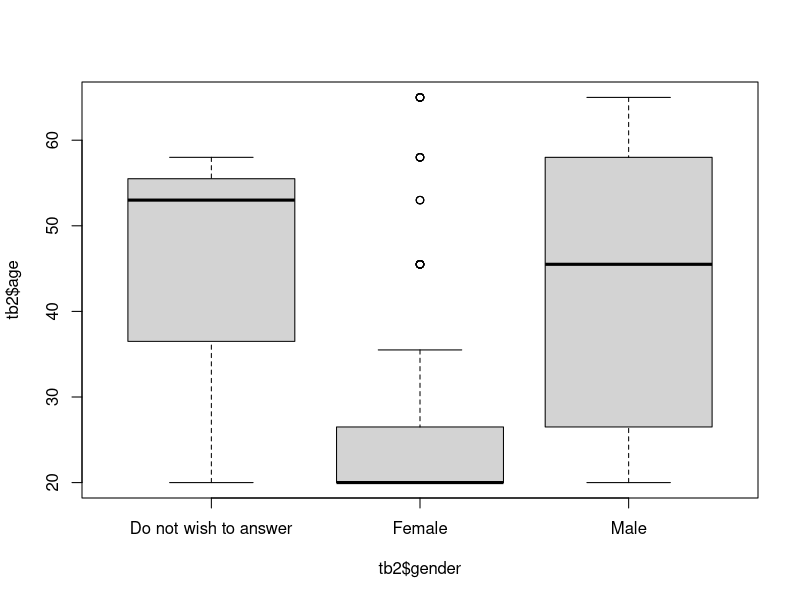
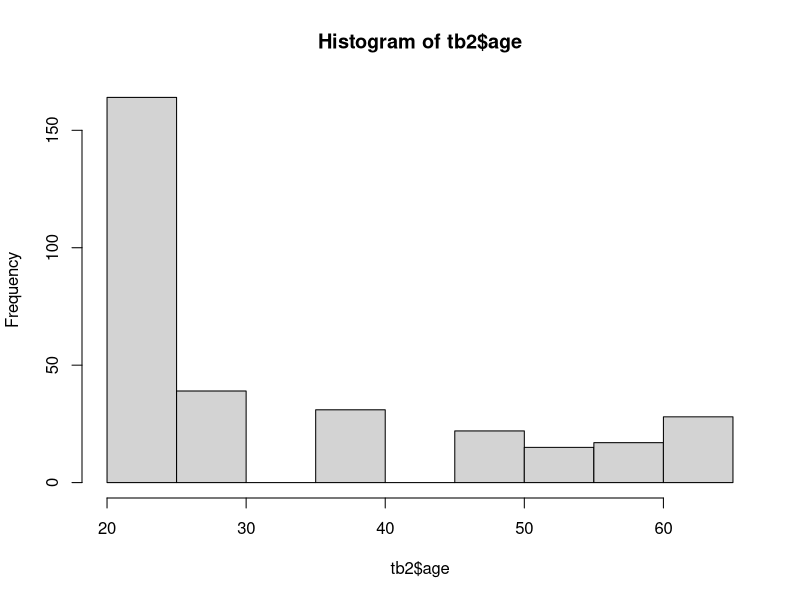
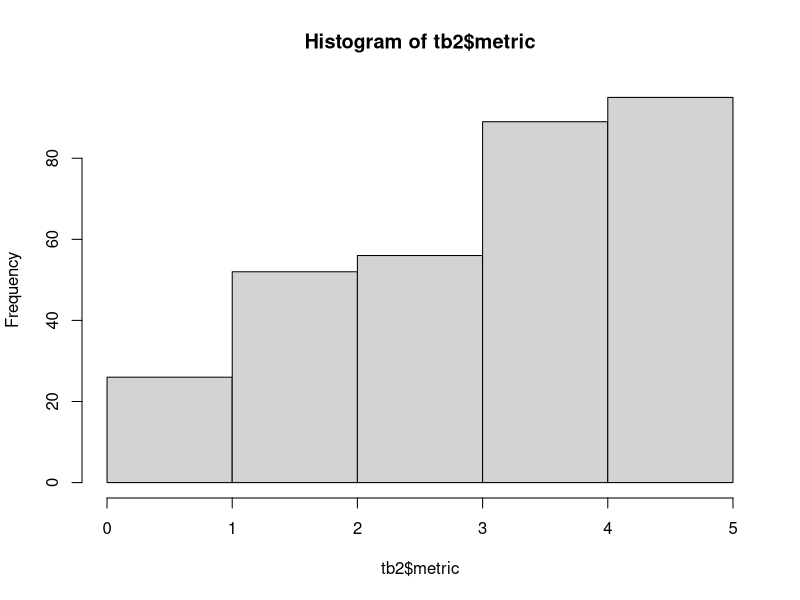
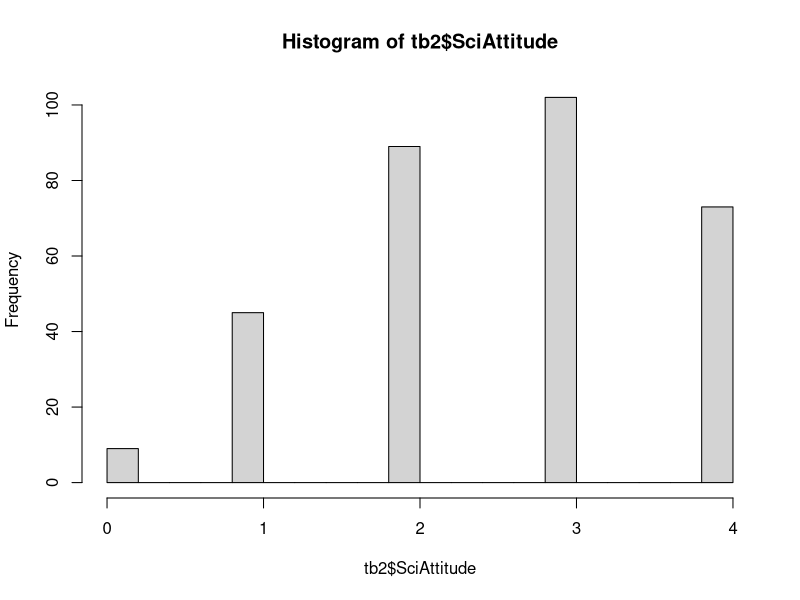
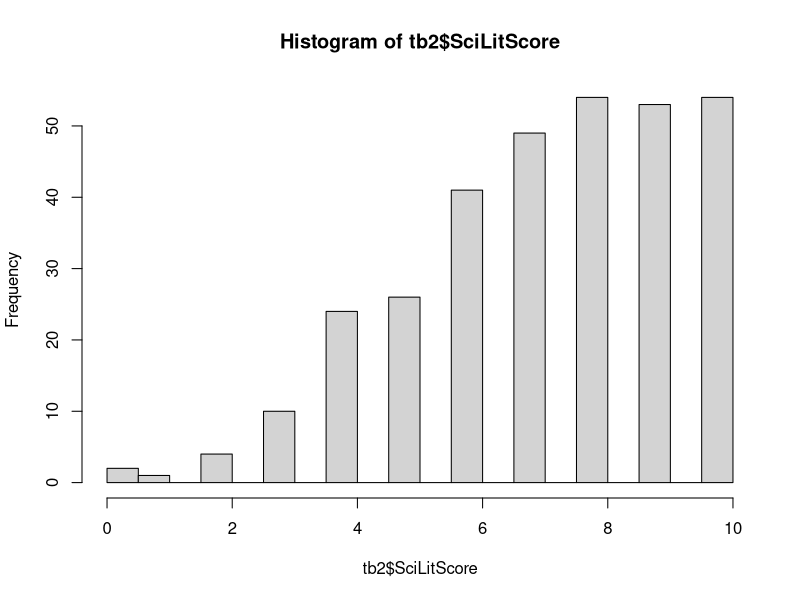
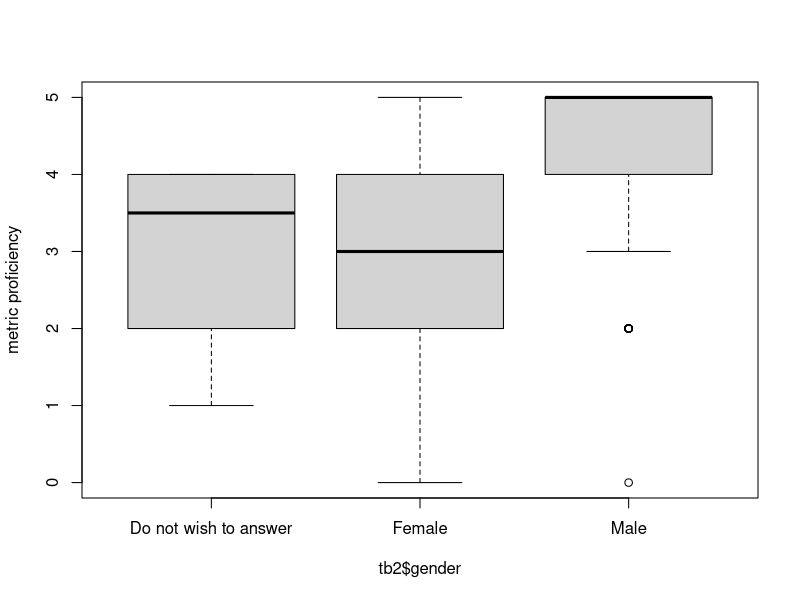
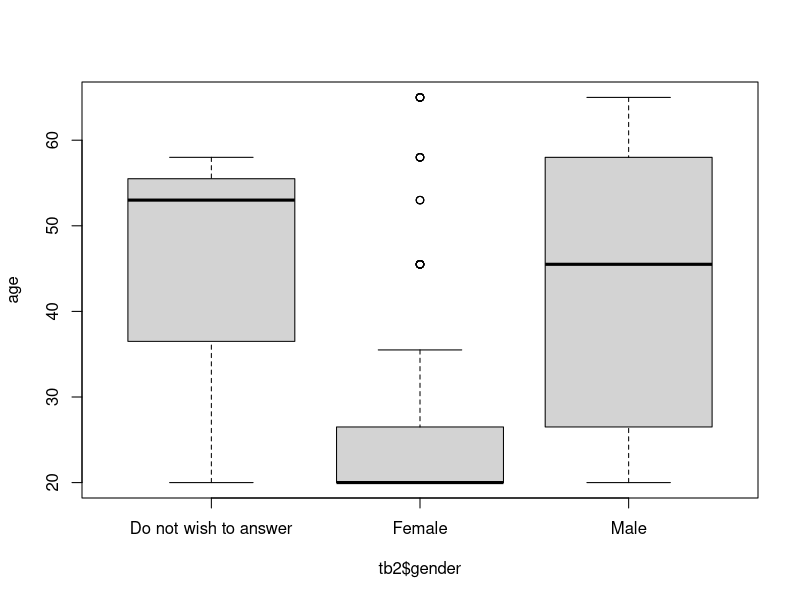
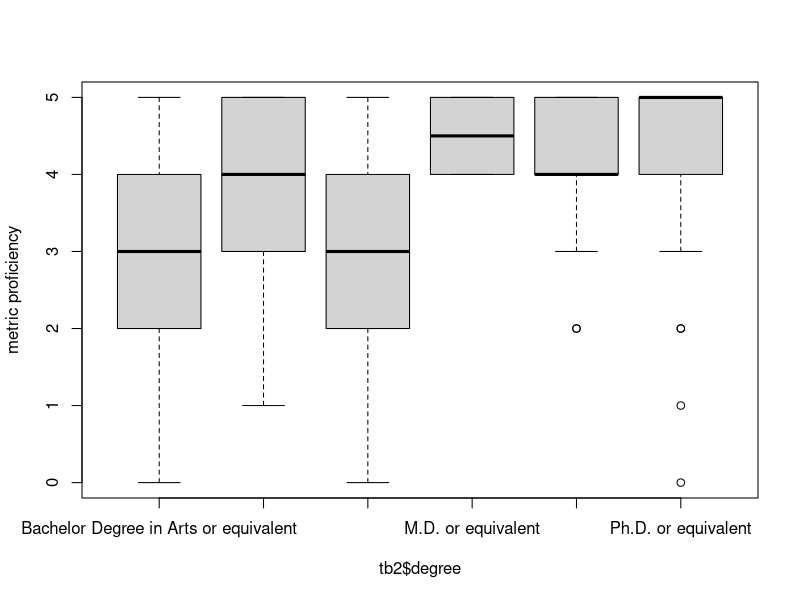

The R script that drew these images, in order:
## ---- chunk 1
list.files()
## ---- chunk 2
# colClass specify that all columns will be treated as characters for now. 
tb.ori = read.csv("metric_survey_data.csv", colClass=rep("character", 24))
?str
str(tb.ori); 
tb.ori$Timestamp

tb = tb.ori  #make a copy because we will modify the table. 

## ---- chunk 3
names(tb.ori)
?names
#rename the columns with shortter names for convenience 
names(tb) = c("time","gender", "age", "degree", "country", "light", "shaq", "fossil", "kilo", "mm", 
        "food","inseam", "weather","electronCharge","earlyHuman", 
        "laser", "continents", "antibiotics", "electronSize","earthCenter",
        "religiousView","dailyLife","SciOnLife", "SciEffect")
str(tb)

## ---- chunk 4
cbind (names(tb), substr(names(tb.ori), 1, 20))
?cbind
## ---- chunk 5
#indexing features of R
tb[1:5, 2:3]
tb$age #what does mean? 
#tb$age[?] #try for 5th row in age

#correct some input errors
# If there is no input of 'age'
tb$age[is.na(tb$age)] = 'Do not wish to answer'
table(tb$age)
?table
# If there is no input of 'age'

tb$degree [is.na(tb$degree)] = 'Do not wish to answer'
table(tb$degree)


tb$gender[tb$gender=='']='Do not wish to answer'
table(tb$gender)


## ---- chunk 6

# dealing with missing values, add 'NA' to empty answers
# nested for-loops
for( i in 1:length(tb[, 1])) {  #outter for-loop, i for row, from 1 to the last row
  for( j in 5:length(tb[1, ])) {  #inner for-loop, j for column, from 5th to the last column
    # print( paste("i=", i, "j=", j) )
  }
}

#if there is empty cell, we assign a missing value 'NA' there
for( i in 1:length(tb[, 1])) {  #outter for-loop 
  for( j in 5:length(tb[1, ])) {  #inner for-loop
    if ( is.na(tb[i, j]) ) {
      # do nothing
    } else if (tb[i,j]=='') {
      tb[i,j] = NA
    } 
  }
}

## ---- chunk 7

##### create a second table, convert character values to numerical values
tb2 = tb[ ,c(2,4,5)]  #this is the score table, empty space before comma indicate every row
head(tb2)

#calculate the average age for each category
?grep #This is not GRE prep. This is pattern match. 
# grep(pattern, x, ignore.case = FALSE, perl = FALSE, value = FALSE,
#     fixed = FALSE, useBytes = FALSE, invert = FALSE)

tb2$age = NA
tb2$age[grep("18-22", tb$age)] = 18/2 + 22/2
tb2$age[grep("23-30", tb$age)] = 23/2 + 30/2
tb2$age[grep("31-40", tb$age)] = 31/2 + 40/2
tb2$age[grep("41-50", tb$age)] = 41/2 + 50/2
tb2$age[grep("51-55", tb$age)] = 51/2 + 55/2
tb2$age[grep("56-60", tb$age)] = 56/2 + 60/2
#> grep("56-60", tb$age)
# [1]   6  12  84  88 104 112 129 130 131 132 133 156 162 163 185 216 219

tb2$age[grep("More than 60 years", tb$age)] = 65

table(tb$age) #table is a very useful function (command) for tabulation
table(tb2$age)
summary(tb2$age)

#Visualize the data
table(tb2$age, tb2$gender)
boxplot( tb2$age ~ tb2$gender)

#histogram of age
hist(tb2$age)

###country 
table( tb$country )  #All the inputed 'countries'
tb2$country = 0  #for non-USA countries
tb2$country[tb$country=='United States'] = 1
table( tb2$country )

#have a look at some entries
head(tb2)

#double-check the columns
names(tb2)

## ---- chunk 8
### Here are the columns for the 3 categories
metrics = c("shaq", "kilo", "mm", "inseam", "weather")
sciLiteracy = c("light", "fossil", "food", "electronCharge", 
                "earlyHuman", "laser", "continents", "antibiotics",
                "electronSize", "earthCenter")
sciAttitude = c("religiousView", "dailyLife", "SciOnLife", "SciEffect")
## ---- chunk 9

tb2$shaq = 0
tb2$shaq[ tb$shaq=='Yes' ] = 1
tb2$shaq[ tb$shaq=='No' ] = 0
table(tb2$shaq)

tb2$kilo = 0
tb2$kilo[ tb$kilo=='1000 x' ] = 1
table(tb2$kilo)

tb2$mm=0
tb2$mm[ tb$mm==0.145 ] = 1
table(tb2$mm)
table(tb$mm)

tb2$inseam = 0
tb2$inseam[tb$inseam=="This person is short"] = 1
tb2$inseam[tb$inseam=="This person is tall"] = 0
table(tb2$inseam)

tb2$weather = 0
tb2$weather[tb$weather=="A Short sleeve shirt"] = 1
#tb2$weather[tb$weather=="A winter coat"] = 0
#tb2$weather[tb$weather=="A light jacket"] = 0
table(tb$weather)
table(tb2$weather)

######### summarize the metric proficiency score
# metrics = c("shaq", "kilo", "mm", "inseam", "weather")
#metric total score
tb2$metric = apply( tb2[, metrics], MARGIN=1, FUN=sum )
hist(tb2$metric, br=4)
## ---- chunk 10

#sciAttitude = c("religiousView", "dailyLife", "SciOnLife", "SciEffect")
# "My religious views are more important than scientific views
tb2$religiousView = 0
tb2$religiousView[grep("No", tb$religiousView)] = 1
tb2$religiousView[grep("Yes", tb$religiousView)] = 0
table(tb2$religiousView)
table(tb$religiousView)

# "For me, in my daily life, it is not important to know about science"
tb2$dailyLife = 0
tb2$dailyLife[ tb$dailyLife=='TRUE' ] = 0
tb2$dailyLife[ tb$dailyLife=='FALSE' ] = 1
table(tb2$dailyLife)

# "Science and technology are making our lives healthiers, easiers and more comfortable."
tb2$SciOnLife = 0
tb2$SciOnLife[ tb$SciOnLife=='TRUE' ] = 1
tb2$SciOnLife[ tb$SciOnLife=='FALSE' ] = 0
table(tb2$SciOnLife)

# "The benefits of sciences are greaters than any harmful effects that it may have."
tb2$SciEffect = 0
tb2$SciEffect[ tb$SciEffect=='TRUE' ] = 1
tb2$SciEffect[ tb$SciEffect=='FALSE' ] = 0
table( tb2$SciEffect )

#sciAttitude = c("religiousView", "dailyLife", "SciOnLife", "SciEffect")
#Attitude total score
tb2$SciAttitude = apply( tb2[, sciAttitude], MARGIN=1, FUN=sum)
hist(tb2$SciAttitude, br=20)
## ---- chunk 11
#sciLiteracy = c("light", "fossil", "food", "electronCharge", 
#                "earlyHuman", "laser", "continents", "antibiotics", "electronSize", "earthCenter")
tb2$light = 0
tb2$light[ tb$light=='TRUE' ] =1
tb2$light[ tb$light=='Wrong' ] =0
table(tb$light)
table(tb2$light)

tb2$fossil = 0
tb2$fossil[ tb$fossil=='6 million and 5 years old' ] = 0
tb2$fossil[grep('Still', tb$fossil)] = 1;
table(tb$fossil)
table(tb2$fossil)

tb2$food = 0
tb2$food[ tb$food=='Dis-agree' ] = 1
tb2$food[grep('Agree', tb$food)] = 0; 
table(tb$food)
table(tb2$food)

tb2$electronCharge = 0
tb2$electronCharge[grep('Positive', tb$electronCharge)] = 1; 
table(tb$electronCharge)
table(tb2$electronCharge)

tb2$earlyHuman = 0
tb2$earlyHuman[grep('TRUE', tb$earlyHuman)] = 0; 
tb2$earlyHuman[grep('FALSE', tb$earlyHuman)] = 1; 
table(tb$earlyHuman)
table(tb2$earlyHuman)

tb2$earlyHuman = 0
tb2$earlyHuman[grep('TRUE', tb$earlyHuman)] = 0; 
tb2$earlyHuman[grep('FALSE', tb$earlyHuman)] = 1; 
table(tb$earlyHuman)
table(tb2$earlyHuman)

tb2$laser = 0
tb2$laser[grep('TRUE', tb$laser)] = 0; 
tb2$laser[grep('FALSE', tb$laser)] = 1; 
table(tb$laser)
table(tb2$laser)

tb2$continents = 0
tb2$continents[grep('TRUE', tb$continents)] = 1; 
tb2$continents[grep('FALSE', tb$continents)] = 0; 
table(tb$continents)
table(tb2$continents)

tb2$antibiotics = 0
tb2$antibiotics[grep('TRUE', tb$antibiotics)] = 0; 
tb2$antibiotics[grep('FALSE', tb$antibiotics)] = 1; 
table(tb$antibiotics)
table(tb2$antibiotics)

tb2$electronSize = 0
tb2$electronSize[grep('True', tb$electronSize)] = 1; 
tb2$electronSize[grep('FALSE', tb$electronSize)] = 0; 
table(tb$electronSize)
table(tb2$electronSize)

tb2$earthCenter = 0
tb2$earthCenter[grep('TRUE', tb$earthCenter)] = 1; 
tb2$earthCenter[grep('FALSE', tb$earthCenter)] = 0; 
table(tb$earthCenter)
table(tb2$earthCenter)

#sciLiteracy = c("light", "fossil", "food", "electronCharge", 
#                "earlyHuman", "laser", "continents", "antibiotics", "electronSize", "earthCenter")

tb2$SciLitScore = apply( tb2[, sciLiteracy], MARGIN=1, FUN=sum ) #by row
hist(tb2$SciLitScore, br=20)
## ---- chunk 12
str(tb2)
## ---- chunk 13
tb3 = tb2[, c("gender", "age", "country", "degree", "metric", "SciAttitude", "SciLitScore")]
head(tb3)
write.csv(tb3, file = "metric-attitude-literacy.csv", row.names = FALSE, quote=TRUE)
## ---- chunk 14
boxplot( tb2$metric ~ tb2$gender, ylab="metric proficiency" )

t.test(tb2$metric[tb2$gender=='Female'], tb2$metric[tb2$gender=='Male'])
#Does this mean that females are more uncomfortable with metric usage?
## ---- chunk 15
# Female participants tend to be younger
boxplot( tb2$age ~ tb2$gender, ylab='age')

# More female participants with Bachelor degrees
table( tb2$gender, tb2$degree )

boxplot( tb2$metric ~ tb2$degree, ylab='metric proficiency')

# Multiple regression
m1 = lm( tb2$metric ~ tb2$degree )
summary(m1)

m2 = lm( tb2$metric ~ tb2$age )
summary(m2)

m3 = lm( tb2$metric~ tb2$gender + tb2$degree + tb2$age )
summary(m3)

## ---- chunk 16
#########################
#summary(tb); str(tb)

#remove rows with missing age from analysis. Missing age can cause bugs in anova model comparisons. 
tb2 = tb2[!is.na(tb2$age), ] 

summary(tb2)
str(tb2); 

pairs(tb2[, c("metric", "SciLitScore", "SciAttitude")])
summary(lm(tb2$SciLitScore ~ tb2$metric )) #significant
summary(lm(tb2$SciAttitude ~ tb2$metric )) #significant
summary(lm(tb2$SciAttitude ~ tb2$SciLitScore )) #significant
summary(lm(tb2$SciAttitude ~ tb2$age )) #significant
summary(lm(tb2$metric ~ tb2$age )) #significant

summary(lm(tb2$SciAttitude ~ tb2$SciLitScore + tb2$metric )) #significant
## metric -> SciAttitude and SciLitScore


summary(lm(tb2$SciAttitude ~ tb2$metric + tb2$age + tb2$gender + tb2$country  )) #only metric is significant
summary(lm(tb2$SciLitScore ~ tb2$metric + tb2$age + tb2$gender + tb2$country  )) #only metric is significant

summary(lm(tb2$SciLitScore ~ tb2$country)) #p=0.0009, but seems due to metric?  
summary(lm(tb2$SciLitScore ~ tb2$metric + tb2$country  )) #only metric is significant

summary(lm(tb2$SciAttitude ~ tb2$country)) #p=0.0127, but seems due to metric?  
summary(lm(tb2$SciAttitude ~ tb2$country + tb2$metric)) #country not significant when controled for metric 


plot( tb2$SciLitScore ~ jitter(tb2$metric), xlab='Metric Proficiency', ylab='Scientific Literacy', ylim=c(2,10) )
m1 = lm(tb2$SciLitScore ~ tb2$metric )
abline(m1, col='red')
summary(m1)
text(2, 2.5, "SciLit ~ Metric, R2=0.26, p<0.001", col="red", pos=4)
#abline(m2, col='blue')
summary(m2)
m2 = lm(tb2$SciLitScore ~ tb2$metric + tb2$age)
anova(m1, m2)
m3 = lm(tb2$SciLitScore ~ tb2$metric + tb2$age + tb2$gender)
summary(m3)
anova(m2,m3)
m4 = lm(tb2$SciLitScore ~ tb2$metric + tb2$age + tb2$country)
anova(m2, m4)
#text(2, 2, "SciLit ~ Metric + Age, R2=0.29, p=2.8E-14", col="blue", pos=4)

plot( tb2$SciAttitude ~ jitter(tb2$metric), ylim=c(0.5,4), xlab='Metric Proficiency', ylab='Attitude toward Science' )
m1 = lm( tb2$SciAttitude ~ tb2$metric )
m2 = lm( tb2$SciAttitude ~ tb2$metric + tb2$age )
abline(m1, col='red')
abline(m2, col='blue')
summary(m1)
summary(m2)
anova(m1, m2)
text(2, 0.9, "SciAttitude ~ Metric , R2=0.18, p=1.0E-9", col="red", pos=4)
text(2, 0.7, "SciAttitude ~ Metric + Age, R2=0.24, p=4.7E-12", col="blue", pos=4)

plot( tb2$SciAttitude ~ jitter(tb2$age), ylab='Attitude toward Science', xlab='Age')
m2 = lm( tb2$SciAttitude ~ tb2$age + tb2$metric)
abline(m2, col='blue')
text(30, 1.7, "SciAttitude ~ Metric + Age, R2=0.24, p=4.7E-12", col="blue", pos=4)

summary(lm(tb2$SciAttitude ~ tb2$metric + tb2$age + tb2$gender + tb2$country  )) #age is signicant!!!

#but this might be a bias in the sample
# 1) there is many faculty
# 2) people took the sample may be interested in the metric and science at the first place?!
summary(lm(tb2$SciAttitude ~ tb2$metric + tb2$age + tb2$gender + tb2$country + tb2$degree  )) #age is signicant!!!

summary(lm(tb2$SciAttitude ~ tb2$SciLitScore))
summary(lm(tb2$SciAttitude ~ tb2$SciLitScore + tb2$metric))

boxplot( tb2$SciAttitude ~ tb2$country )
boxplot( tb2$SciLitScore ~ tb2$country )
boxplot( tb2$metric ~ tb2$country )

boxplot( tb2$SciLitScore ~ tb2$age )
boxplot( tb2$SciAttitude ~ tb2$age )
boxplot( tb2$metric ~ tb2$age )

###########
# remove phD from the samples
#
summary(tb2[, 1:5])
tb3 = tb2[ - grep('Ph.D.', tb2$degree)  , ]
summary(tb3)
summary(lm(tb3$SciAttitude ~ tb3$metric + tb3$age + tb3$gender + tb3$country + tb3$degree  )) 
#age is still signicant after PhD are removed from the sample

## ---- chunk 17

## ---- chunk 18

testTwoFactorTb2 = function( fac1, fac2) {
  tbTwo = table( tb2[,fac1], tb2[,fac2] )
  print(tbTwo)
  f = fisher.test(tbTwo)
  #f = chisq.test(tbTwo)
}

#metrics = c("shaq", "kilo", "mm", "inseam", "weather")
#sciLiteracy = c("light", "fossil", "food", "electronCharge", 
#                "earlyHuman", "laser", "continents", "antibiotics", "electronSize", "earthCenter")
#sciAttitude = c("religiousView", "dailyLife", "SciOnLife", "SciEffect")

f = testTwoFactorTb2( "shaq", "religiousView"); f
f = testTwoFactorTb2( "shaq", "dailyLife"); f
f = testTwoFactorTb2( "shaq", "SciOnLife"); f

#f = testTwoFactorTb2( "shaq", "SciEffect"); f #significant effect!!!!
#f = testTwoFactorTb2( "kilo", "SciEffect"); f #significant effect!!!
#f = testTwoFactorTb2( "mm", "SciEffect"); f #significant effect!!!
#f = testTwoFactorTb2( "inseam", "SciEffect"); f #significant effect!!!
#f = testTwoFactorTb2( "weather", "SciEffect"); f #p=0.078
#f = testTwoFactorTb2( "country", "SciEffect"); f #p=0.24

summary(lm(tb2$SciEffect ~ tb2$kilo + tb2$country + tb2$gender + tb2$age + tb2$degree )) #significant kilo 
summary(lm(tb2$SciOnLife ~ tb2$kilo + tb2$country + tb2$gender + tb2$age + tb2$degree )) #no effect
summary(lm(tb2$religiousView ~ tb2$kilo + tb2$country + tb2$gender + tb2$age + tb2$degree )) #age effect
summary(lm(tb2$dailyLife ~ tb2$kilo + tb2$country + tb2$gender + tb2$age + tb2$degree )) #gender

summary(lm(tb2$religiousView ~ tb2$kilo + tb2$country + tb2$gender + tb2$age + tb2$degree )) #significant age, gender 
summary(lm(tb2$SciOnLife ~ tb2$kilo + tb2$country + tb2$gender + tb2$age + tb2$degree )) #no effect
summary(lm(tb2$dailyLife ~ tb2$kilo + tb2$country + tb2$gender + tb2$age + tb2$degree )) #gender effect, education

summary(lm(tb2$SciEffect ~ tb2$mm + tb2$country + tb2$gender + tb2$age + tb2$degree )) #no effect
summary(lm(tb2$SciEffect ~ tb2$inseam + tb2$country + tb2$gender + tb2$age + tb2$degree )) #random
summary(lm(tb2$SciEffect ~ tb2$shaq + tb2$country + tb2$gender + tb2$age + tb2$degree )) #p=0.066 shaq
summary(lm(tb2$SciEffect ~ tb2$weather + tb2$country + tb2$gender + tb2$age + tb2$degree )) #no effect


f = testTwoFactorTb2("country", "shaq")
f

f = testTwoFactorTb2( "country", "shaq")
f


